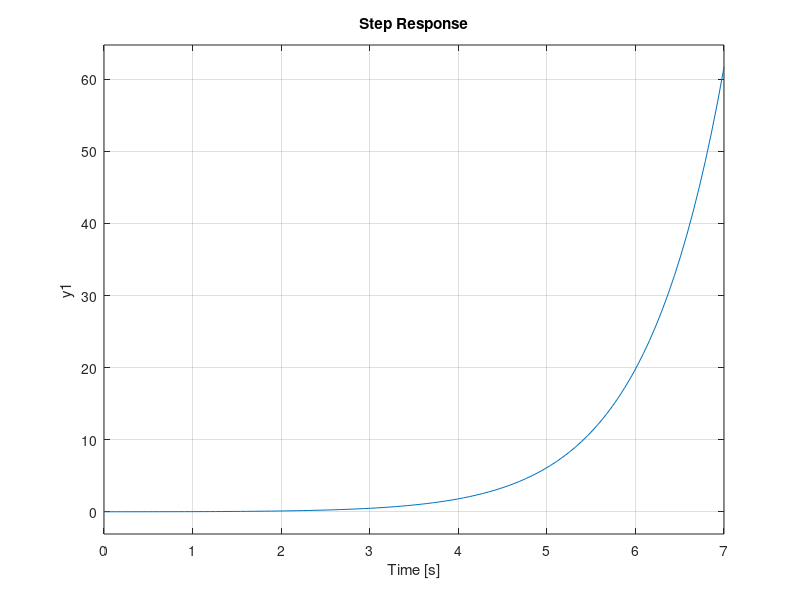

This chart was generated by the following MATLAB code: (Note: this script raises an error after producing the figure.)
%%% Class 1 - TASK
%%% João Luiz
clear all
close all
clc

%% discrete system:

% OL:
%A'*P*A-P<0
%P>0

Ts = 0.1;

num = 1;
% den = [1 -0.1 1];            % unstable
den = [1 0.1 1];            % estable

G = tf(num,den);
Gd = c2d(G,Ts,'zoh')
% step(Gd)

[numd,dend] = tfdata(Gd,'v')

[A,B,C,D] = tf2ss(numd,dend)
sistem = ss(A,B,C,D);

step(sistem)

%% OL system:

P = sdpvar(length(A));
% sdisplay(P)

lmi1 = [A'*P*A-P<=0];
lmi2 = [P>=0];

LMI = [lmi1,lmi2];

optimize(LMI);

Ps = value(P);

eig(A)

checkset(LMI)

eig(A'*P*A-P)

checkset(LMI)

%% CL system:
% Q*A'+N'*B'<0
% Q>0
[x,y] = size(B);

Q = sdpvar(length(A));
N = sdpvar(y,x);

lmi1 = [Q*A'+N'*B'<=0];
lmi2 = [Q>=0];

LMI = [lmi1,lmi2];

optimize(LMI)

Qs = value(Q);
Ns = value(N);

eig(A)
eig(Q*A'+N'*B')
eig(Qs)

Q_aux = inv(Qs);
K = Ns*Q_aux;


checkset(LMI)